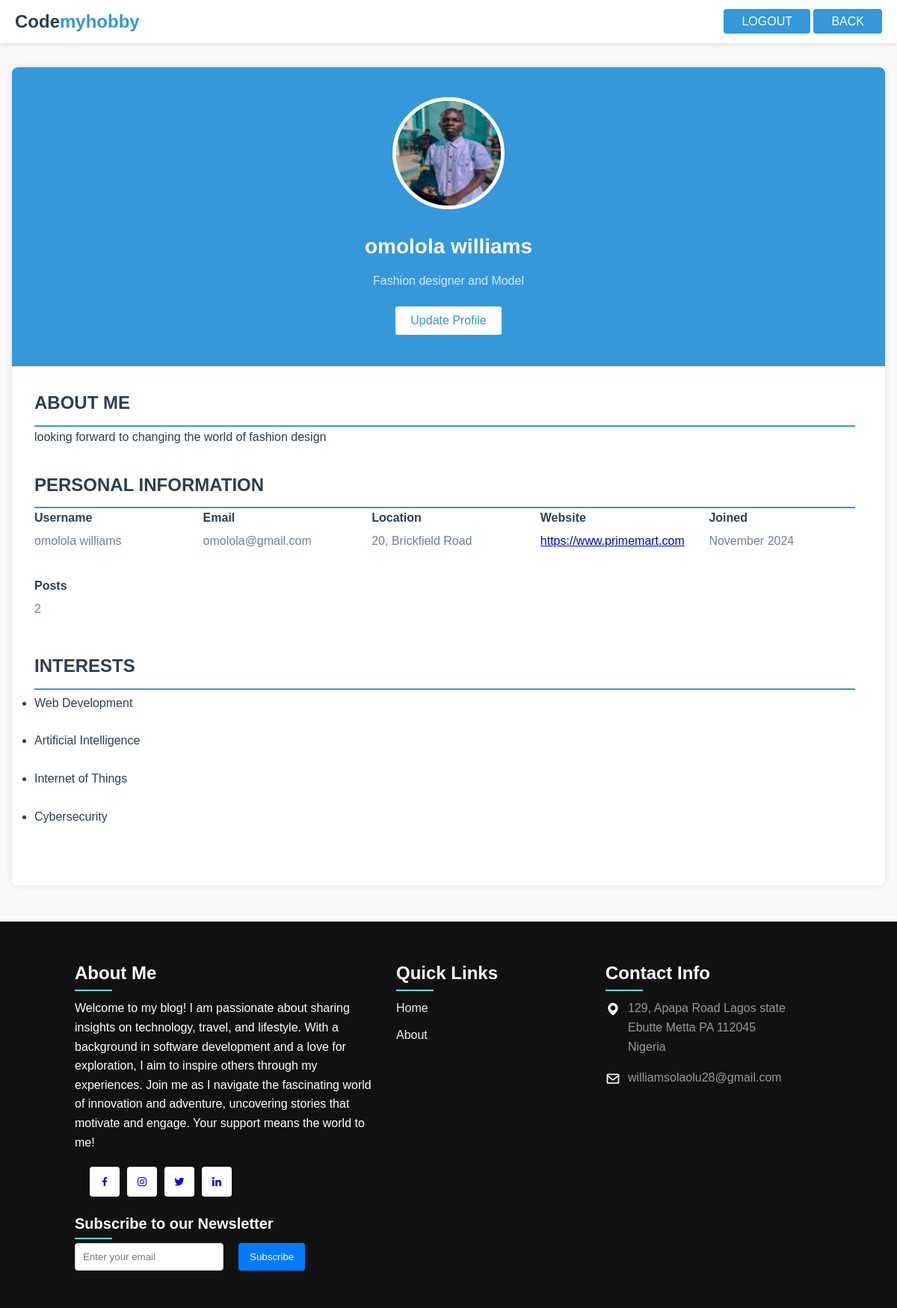
The page /profile (signed in) on the database its author committed.
### flaskblog/models.py (models this page shows, shortened)
class User(db.Model, UserMixin):
    id = db.Column(db.Integer, primary_key=True)
    username = db.Column(db.String(20), unique=True, nullable=False)
    email = db.Column(db.String(120), unique=True, nullable=False)
    image_file = db.Column(db.String(20), nullable=False, default='default.jpg')
    password = db.Column(db.String(60), nullable=False)
    short_bio = db.Column(db.String(150), nullable=True)  # For brief descriptions
    long_bio = db.Column(db.Text, nullable=True)
    location = db.Column(db.String(100), nullable=True)  # User's location
    website = db.Column(db.String(120), nullable=True)  # User's website URL
    joined_date = db.Column(db.DateTime, nullable=False, default=datetime.utcnow)
    interests = db.relationship('Interest', secondary=user_interest, backref=db.backref('users', lazy='dynamic'))
    posts = db.relationship('Post', backref='author', lazy=True)
    comments = db.relationship('Comment', back_populates='user')

### flaskblog/routes.py (the view)
@app.route('/profile')
@login_required
def user_profile():
    image_file = url_for('static', filename='users/profile-pics/' + current_user.image_file)
    return render_template('user_profile.html', title='Profile', user=current_user, image_file=image_file)

### flaskblog/__init__.py (called while the page is built)
@login_manager.user_loader
def load_user(user_id):
    from flaskblog.models import User
    return User.query.get(int(user_id))

### flaskblog/templates/user_profile.html (shortened to what this page needs)
<!DOCTYPE html>
<html lang="en">
<head>
    <link href='https://unpkg.com/boxicons@2.1.4/css/boxicons.min.css' rel='stylesheet'>
    <link rel="stylesheet" href="{{url_for('static', filename='css/user_profile.css')}}">
</head>
<body>
    <header class="header">
        <a href="/" class="logo">
            <span>Code</span>
            <span>myhobby</span>
        </a>
        <div>
            {% if current_user.is_authenticated %}
            <a href="{{ url_for('logout') }}" class="logout-btn">LOGOUT</a>
            {% endif %}
            <a href="{{ url_for('home_page') }}" class="logout-btn">BACK</a>
        </div>
    </header>
    <div class="container">
        <main class="profile">
            <header class="profile-header">
                <img src="{{ url_for('static', filename='users/profile-pics/' + current_user.image_file) }}" alt="User Avatar" class="profile-avatar" id="user-avatar">
                <h1 class="profile-name">{{ user.username }}</h1>
                <p class="profile-tagline">{{ user.short_bio or "No bio available" }}</p>
                <button class="update-profile-btn" onclick="toggleEditMode()">Update Profile</button>
            </header>
            <div class="profile-content">
                <div id="view-profile">
                    <section class="profile-section">
                        <h2>ABOUT ME</h2>
                        <p class="profile-bio">{{ user.long_bio or "User hasn't shared a bio yet." }}</p>
                    </section>
                    <section class="profile-section">
                        <h2>PERSONAL INFORMATION</h2>
                        <div class="profile-info">
                            <div class="info-item">
                                <div class="info-label">Username</div>
                                <div class="info-value" id="username-value">{{ user.username }}</div>
                            </div>
                            <div class="info-item">
                                <div class="info-label">Email</div>
                                <div class="info-value" id="email-value">{{user.email}}</div>
                            </div>
                            <div class="info-item">
                                <div class="info-label">Location</div>
                                <div class="info-value" id="location-value">{{ user.location }}</div>
                            </div>
                            <div class="info-item">
                                <div class="info-label">Website</div>
                                <div class="info-value" id="website-value"><a href="{{ user.website }}">{{ user.website }}</a></div>
                            </div>
                            <div class="info-item">
                                <div class="info-label">Joined</div>
                                <div class="info-value">{{ user.joined_date.strftime('%B %Y') }}</div>
                            </div>
                            <div class="info-item">
                                <div class="info-label">Posts</div>
                                <div class="info-value" id="posts-value">{{user.posts | length }}</div>
                            </div>
                        </div>
                    </section>
                    <section class="profile-section intest">
                        <h2>INTERESTS</h2>
                        <ul>
                            <li>Web Development</li>
                            <li>Artificial Intelligence</li>
                            <li>Internet of Things</li>
                            <li>Cybersecurity</li>
                        </ul>
                    </section>
                </div>
            </div>
        </main>
    </div>
    {% block footer %}
        {% include 'footer.html' %}
    {% endblock %}
</body>
</html>

### flaskblog/static/css/user_profile.css (style rules this page uses)
:root { --primary-color: #3498db; --text-color: #2c3e50; --background-color: #f9f9f9; --white: #ffffff; --gray: #718096; }
* { margin: 0; padding: 0; box-sizing: border-box; font-family: 'Arial', sans-serif; }
body { background-color: var(--background-color); color: var(--text-color); line-height: 1.6; }
.header { background-color: var(--white); padding: 1rem 2rem; box-shadow: 0 2px 4px rgba(0,0,0,0.1); display: flex; justify-content: space-between; align-items: center; padding: 10px 20px; color: white; }
.logo { display: flex; align-items: center; text-decoration: none; }
.logo span:first-child { color: var(--text-color); font-size: 1.5rem; font-weight: bold; }
.logo span:last-child { color: var(--primary-color); font-size: 1.5rem; font-weight: bold; }
.logout-btn { background-color: var(--primary-color); color: var(--white); padding: 0.5rem 1.5rem; border: none; border-radius: 4px; text-decoration: none; cursor: pointer; font-size: 1rem; }
.container { max-width: 1200px; margin: 2rem auto; padding: 0 1rem; }
.profile { background-color: var(--white); border-radius: 8px; box-shadow: 0 0 10px rgba(0, 0, 0, 0.1); overflow: hidden; }
.profile-header { background-color: var(--primary-color); color: var(--white); text-align: center; padding: 40px 20px; }
.profile-avatar { width: 150px; height: 150px; border-radius: 50%; border: 5px solid var(--white); margin-bottom: 20px; }
.profile-name { font-size: 28px; margin: 0; }
.profile-tagline { font-size: 16px; margin: 10px 0 0; opacity: 0.8; }
.profile-content { padding: 30px; }
.profile-section { margin-bottom: 30px; }
.profile-section h2 { color: var(--text-color); border-bottom: 2px solid var(--primary-color); padding-bottom: 10px; margin-top: 0; margin-right: 10px; }
.intest ul li { color: var(--text-color); padding-bottom: 20px; padding-top: 5px; }
.profile-info { display: grid; grid-template-columns: repeat(auto-fit, minmax(200px, 1fr)); gap: 20px; }
.info-item { margin-bottom: 15px; }
.info-label { font-weight: bold; color: var(--text-color); margin-bottom: 5px; }
.info-value { color: var(--gray); }
.profile-bio { line-height: 1.8; }
.update-profile-btn { background-color: var(--white); color: var(--primary-color); border: 2px solid var(--primary-color); padding: 10px 20px; border-radius: 5px; font-size: 16px; cursor: pointer; transition: all 0.3s ease; margin-top: 20px; }

### rows shown on the page
User: image_file (picture), username "omolola williams", short_bio "Fashion designer and Model", long_bio "looking forward to changing the world of fashion design", email "omolola@gmail.com", location "20, Brickfield Road", website "https://www.primemart.com", joined_date "November 2024"

### other values the page prints
{{ user.posts | length }} "2"
